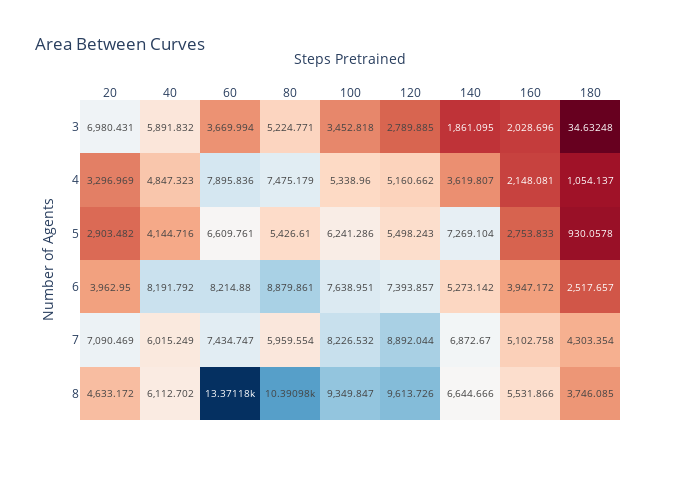

The cell this chart's notebook holds for it:
### Code cell
import plotly.express as px

df = pd.DataFrame(data)
piv = df.pivot(index="Number of Agents", columns="Steps Pretrained")

fig = px.imshow(piv.values,#/piv.values.max(), 
                text_auto=True, title="Area Between Curves",
                labels=dict(x="Steps Pretrained", y="Number of Agents"),
                color_continuous_scale='RdBu', 
                 x=[f"{s}" for _,s in piv.columns.values],
                 y=piv.index.values
                )
fig.update_coloraxes(showscale=False) 
fig.update_xaxes(side="top")
fig.update_layout(width=700, height=500,)
fig.show()
#fig.write_image("Waterworld-AUCs.png")

### Figure 1 — Plotly figure (JSON) as saved in the notebook; plotly's stock layout.template omitted (floating-point values rounded to 4 significant figures)
{"data": [{"coloraxis": "coloraxis", "hovertemplate": "Steps Pretrained: %{x}<br>Number of Agents: %{y}<br>color: %{z}<extra></extra>", "name": "0", "texttemplate": "%{z}", "type": "heatmap", "x": ["20", "40", "60", "80", "100", "120", "140", "160", "180"], "xaxis": "x", "y": [3, 4, 5, 6, 7, 8], "yaxis": "y", "z": [[6980.0, 5892.0, 3670.0, 5225.0, 3453.0, 2790.0, 1861.0, 2029.0, 34.63], [3297.0, 4847.0, 7896.0, 7475.0, 5339.0, 5161.0, 3620.0, 2148.0, 1054.0], [2903.0, 4145.0, 6610.0, 5427.0, 6241.0, 5498.0, 7269.0, 2754.0, 930.1], [3963.0, 8192.0, 8215.0, 8880.0, 7639.0, 7394.0, 5273.0, 3947.0, 2518.0], [7090.0, 6015.0, 7435.0, 5960.0, 8227.0, 8892.0, 6873.0, 5103.0, 4303.0], [4633.0, 6113.0, 13370.0, 10390.0, 9350.0, 9614.0, 6645.0, 5532.0, 3746.0]]}], "layout": {"coloraxis": {"colorscale": [[0, "rgb(103,0,31)"], [0.1, "rgb(178,24,43)"], [0.2, "rgb(214,96,77)"], [0.3, "rgb(244,165,130)"], [0.4, "rgb(253,219,199)"], [0.5, "rgb(247,247,247)"], [0.6, "rgb(209,229,240)"], [0.7, "rgb(146,197,222)"], [0.8, "rgb(67,147,195)"], [0.9, "rgb(33,102,172)"], [1, "rgb(5,48,97)"]], "showscale": false}, "height": 500, "title": {"text": "Area Between Curves"}, "width": 700, "xaxis": {"anchor": "y", "constrain": "domain", "domain": [0, 1], "scaleanchor": "y", "side": "top", "title": {"text": "Steps Pretrained"}}, "yaxis": {"anchor": "x", "autorange": "reversed", "constrain": "domain", "domain": [0, 1], "title": {"text": "Number of Agents"}}}}
